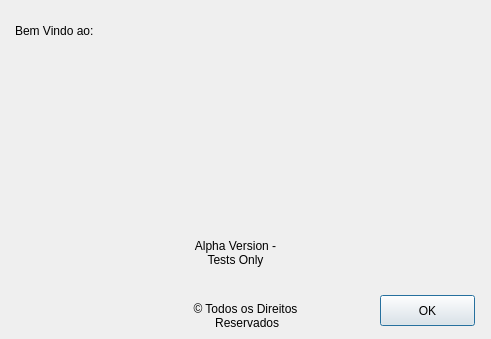
<?xml version="1.0" encoding="UTF-8"?>
<ui version="4.0">
 <class>Loading</class>
 <widget class="QDialog" name="Loading">
  <property name="geometry">
   <rect>
    <x>0</x>
    <y>0</y>
    <width>491</width>
    <height>339</height>
   </rect>
  </property>
  <property name="windowTitle">
   <string>BrPrint3D</string>
  </property>
  <property name="locale">
   <locale language="Portuguese" country="Brazil"/>
  </property>
  <widget class="QLabel" name="label">
   <property name="geometry">
    <rect>
     <x>15</x>
     <y>15</y>
     <width>191</width>
     <height>31</height>
    </rect>
   </property>
   <property name="styleSheet">
    <string notr="true">font: 20pt &quot;Ubuntu&quot;;</string>
   </property>
   <property name="text">
    <string>Bem Vindo ao:</string>
   </property>
  </widget>
  <widget class="QLabel" name="label_3">
   <property name="geometry">
    <rect>
     <x>150</x>
     <y>295</y>
     <width>191</width>
     <height>41</height>
    </rect>
   </property>
   <property name="text">
    <string>© Todos os Direitos 
 Reservados</string>
   </property>
   <property name="alignment">
    <set>Qt::AlignCenter</set>
   </property>
  </widget>
  <widget class="QLabel" name="label_4">
   <property name="geometry">
    <rect>
     <x>145</x>
     <y>235</y>
     <width>181</width>
     <height>36</height>
    </rect>
   </property>
   <property name="text">
    <string>Alpha Version - 
Tests Only</string>
   </property>
   <property name="alignment">
    <set>Qt::AlignCenter</set>
   </property>
  </widget>
  <widget class="QLabel" name="label_2">
   <property name="geometry">
    <rect>
     <x>145</x>
     <y>70</y>
     <width>216</width>
     <height>136</height>
    </rect>
   </property>
   <property name="text">
    <string/>
   </property>
   <property name="pixmap">
    <pixmap resource="../images.qrc">:/Icons/Icons/brlogo.png</pixmap>
   </property>
  </widget>
  <widget class="QPushButton" name="pushButton">
   <property name="geometry">
    <rect>
     <x>380</x>
     <y>295</y>
     <width>95</width>
     <height>31</height>
    </rect>
   </property>
   <property name="text">
    <string>OK</string>
   </property>
  </widget>
 </widget>
 <resources>
  <include location="../images.qrc"/>
 </resources>
 <connections/>
</ui>
